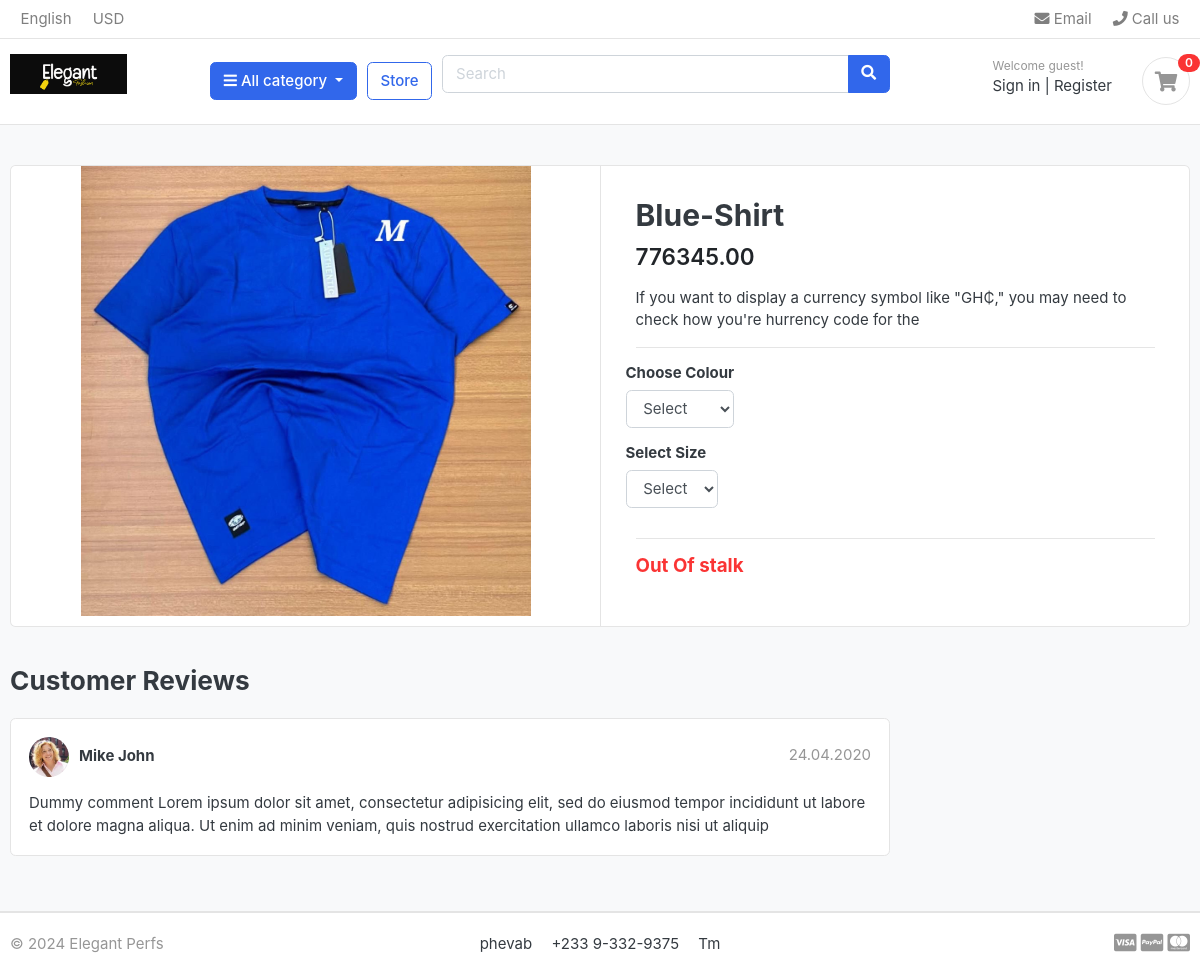
/store/category/dress/blue-shirt/, run on the app's committed database.
### store/models.py (models this page shows, shortened)
class Product(models.Model):
    product_name = models.CharField(max_length=200, unique=True)
    slug = models.SlugField(max_length=200, unique=True)
    description = models.TextField(max_length=200, unique=True)
    price = MoneyField(max_digits=10, decimal_places=2, default_currency='GHC')
    old_price = MoneyField(max_digits=10, decimal_places=2, default_currency='GHC')
    images = models.ImageField(upload_to='photos/products')
    is_available = models.BooleanField(default=True)
    category = models.ForeignKey(Category, on_delete=models.CASCADE )
    stock = models.PositiveIntegerField(default=0)
    created_date = models.DateTimeField(auto_now_add=True)
    modified_date = models.DateTimeField(auto_now=True)

### store/views.py (the view)
# urls.py: path('category/<slug:category_slug>/<slug:product_slug>/',views.product_detail, name='product_detail'),
def product_detail(request, category_slug, product_slug):
    try:
        single_product = Product.objects.get(category__slug=category_slug, slug=product_slug)
        in_cart = CartItem.objects.filter(cart__cart_id = _cart_id(request), product=single_product).exists()
    except Exception as e:
        raise e
    context={
        'single_product':single_product,
        'in_cart' : in_cart
    }
    return render(request, 'product_detail.html', context)

### carts/context_processors.py (called while the page is built)
def counter(request):
    cart_count = 0
    if 'admin' in request.path:
        return{}
    else:
        try:
            cart = Cart.objects.filter(cart_id = _cart_id(request))
            cart_items = CartItem.objects.all().filter(cart=cart[:1])
            for cart_item in cart_items:
                cart_count = cart_count + cart_item.quantity
        except Cart.DoesNotExist:
            cart_count = 0
    return dict(cart_count=cart_count)

### carts/views.py (called while the page is built)
def _cart_id(request):
    cart = request.session.session_key
    if not cart:
        cart = request.session.create()
    return cart

### category/context_processors.py (called while the page is built)
def menu_links(request):
    links = Category.objects.all()
    return dict(links=links)

### category/models.py (called while the page is built)
    def get_url(self):
        return reverse('products_by_category',args=[self.slug])

### store/models.py (called while the page is built)
    def colours(self):
        return super(VariationManager, self).filter(variation_category = 'colour', is_active = True)

    def sizes(self):
        return super(VariationManager, self).filter(variation_category = 'size', is_active = True)

### templates/product_detail.html (shortened to what this page needs)
{% extends 'base.html' %} {% load static %} {% block content %}
<section class="section-content padding-y bg">
  <div class="container">
    <div class="card">
      <div class="row no-gutters">
        <aside class="col-md-6">
          <article class="gallery-wrap">
            <div class="img-big-wrap">
              <a href="{{product.get_url}}">
                <img src="{{single_product.images.url}}" />
              </a>
            </div>
          </article>
        </aside>
        <main class="col-md-6 border-left">
          <form action="{% url 'add_cart' single_product.id %}" method="POST">
            <article class="content-body">
              <h2 class="title">{{single_product.product_name}}</h2>
              <div class="mb-3">
                <var class="price h4">{{single_product.price}}</var>
              </div>
              <p>{{single_product.description}}</p>
              <hr />
              <div class="row">
                <div class="item-option-select">
                  <h6>Choose Colour</h6>
                  <select name="Colour" class="form-control">
                    <option value="" disabled selected>Select</option>
                  </select>
                </div>
              </div>
              <div class="row">
                <div class="item-option-select">
                  <h6>Select Size</h6>
                  <select name="size" class="form-control">
                    <option value="" disabled selected>Select</option>
                  </select>
                </div>
              </div>
              <hr />
              {% if single_product.stock <= 0 %}
              <h5 class="text-danger">Out Of stalk</h5>
              {% else %}
              <button type="submit " class="btn btn-primary">
                <span class="text">Add to cart</span>
                <i class="fas fa-shopping-cart"></i>
              </button>
              {% endif %}
            </article>
          </form>
        </main>
      </div>
    </div>
    <br />
    <div class="row">
      <div class="col-md-9">
        <header class="section-heading">
          <h3>Customer Reviews</h3>
        </header>
        <article class="box mb-3">
          <div class="icontext w-100">
            <img
              src="{% static './images/avatars/avatar1.jpg' %}"
              class="img-xs icon rounded-circle"
            />
            <div class="text">
              <span class="date text-muted float-md-right">24.04.2020 </span>
              <h6 class="mb-1">Mike John</h6>
            </div>
          </div>
          <div class="mt-3">
            <p>
              Dummy comment Lorem ipsum dolor sit amet, consectetur adipisicing
              elit, sed do eiusmod tempor incididunt ut labore et dolore magna
              aliqua. Ut enim ad minim veniam, quis nostrud exercitation ullamco
              laboris nisi ut aliquip
            </p>
          </div>
        </article>
      </div>
    </div>
  </div>
</section>
{% endblock %}

### static/css/ui.css (style rules this page uses)
html { font-family: "Inter", sans-serif; font-size: 15px; }
.content-body { flex: 1 1 auto; padding: 2rem 2.3rem; }
.img-xs, .img-sm, .img-md, .img-lg { -o-object-fit: cover; object-fit: cover; flex-shrink: 0; flex-grow: 0; }
.img-xs { width: 40px; height: 40px; }
.padding-y { padding-top: 40px; padding-bottom: 40px; }
var { font-style: normal; }
article:after, .form-group:after { display: block; clear: both; content: ""; }
.bg { background-color: #f8f9fa; }
.section-heading { margin-bottom: 20px; margin-top: 15px; }
p:last-child { margin-bottom: 0; }
.icontext { display: inline-flex; align-items: center; vertical-align: middle; }
.icontext .text { width: 100%; line-height: 1.2; }
.icontext .icon { position: relative; margin-right: 10px; flex-shrink: 0; flex-grow: 0; }
.price { font-weight: 600; color: #212529; }
.box { padding: 18px; background: #fff; border-radius: 0.37rem; border: 1px solid #e4e4e4; }
.box img { max-width: 100%; }
.gallery-wrap .img-big-wrap { margin-bottom: 10px; border-radius: 0.37rem; overflow: hidden; background-color: #fff; }
.gallery-wrap .img-big-wrap a { text-align: center; display: block; }
.gallery-wrap .img-big-wrap img { height: 450px; width: auto; display: inline-block; }
.item-option-select { margin-bottom: 1rem; display: inline-block; margin-right: 15px; }

### data on the page
Product: images (picture), product_name "Blue-Shirt", price "776345.00", description "If you want to display a currency symbol like \"GH₵,\" you may need to check how you're hurrency code for the"

### other printed values
{{ cart_count }} "0"
